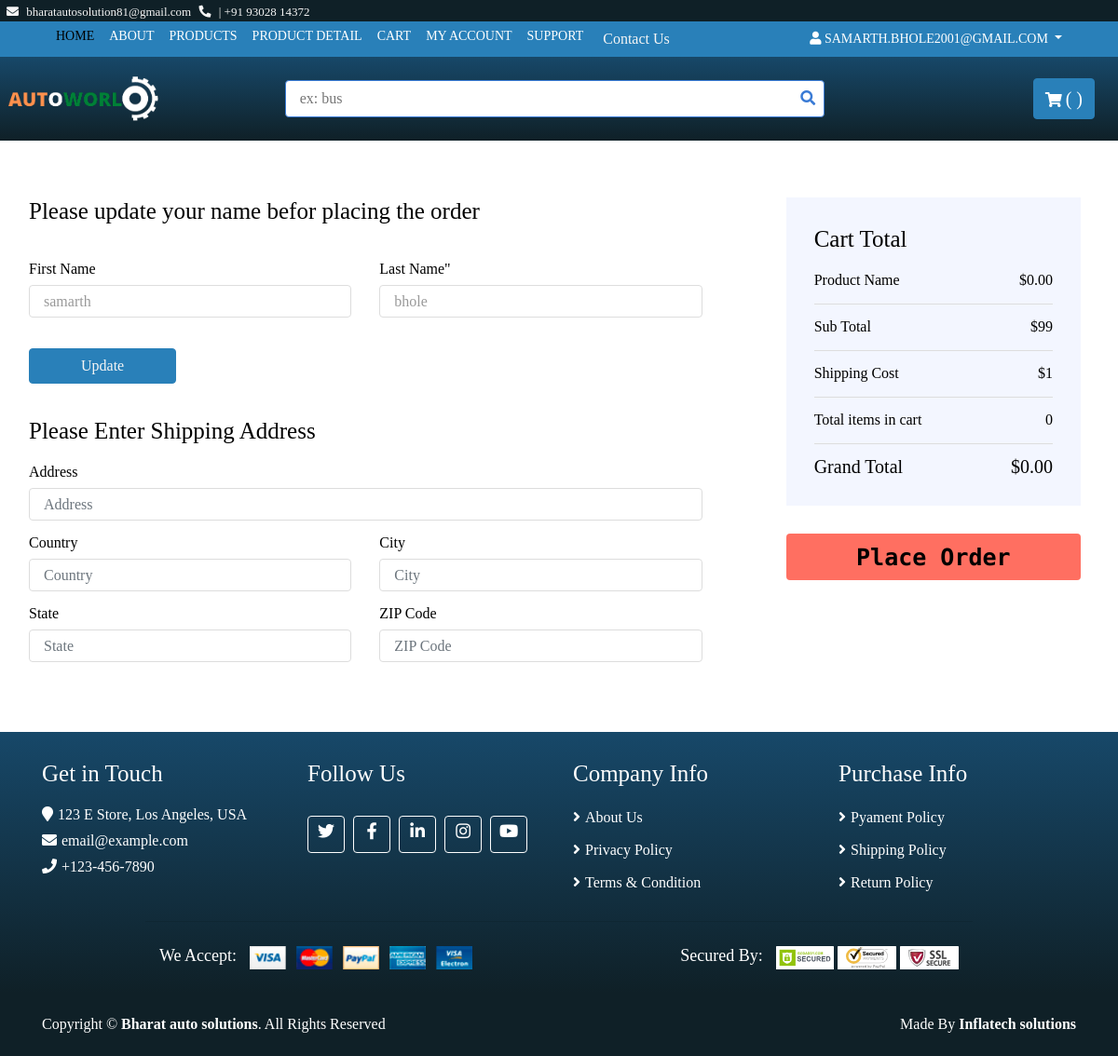
/cod/ (signed in), run on the app's committed database.
### base/models.py (models this page shows, shortened)
class User(AbstractUser):
    username=None
    email=models.EmailField(unique=True, null=False)
    phone_no=models.CharField(max_length=11, null=True)
    created_at=models.DateTimeField(auto_now_add=True)
    USERNAME_FIELD = 'email'
    objects=UserManager()
    REQUIRED_FIELDS=[]

class Customer(models.Model):
    user = models.OneToOneField(User, on_delete=models.CASCADE, null=True, blank=True)
    first_name=models.CharField(max_length=20, null=True)
    last_name=models.CharField(max_length=20, null=True)
    created_at=models.DateTimeField(auto_now_add=True)

class Order(models.Model):
    Customer=models.ForeignKey(Customer, on_delete=models.SET_NULL, blank=True, null=True)
    status=models.BooleanField(default=False, null=True , blank=False)
    payment_status=models.BooleanField(default=False, null=True , blank=False)
    cod=models.BooleanField(default=False, null=True , blank=False)
    price=models.FloatField(null=True)
    @property
    def get_cart_total(self):
        orderitems = self.order_item_set.all()
        total = sum([item.get_total for item in orderitems])
        return total
    @property
    def get_cart_items(self):
        orderitems = self.order_item_set.all()
        total = sum([item.quantity for item in orderitems])
        return total

### base/views.py (the view)
# urls.py: path('cod/', views.cod, name="cod"),
def cod(request):
    if request.user.is_authenticated:
        customers = request.user.customer
        order, created = Order.objects.get_or_create(Customer=customers, status=False)
        items = order.order_item_set.all()
        print(order.id)
    else:
        items =[]
        order ={'get_cart_total':0, 'get_cart_items':0}
    context={'customers':customers, 'items':items, 'order':order}
    return render(request, 'cod.html', context)

### templates/cod.html (shortened to what this page needs)
{% extends 'base.html' %}
{% block content %}
<div class="checkout">
    <div class="container-fluid">
        <div class="row">
            <div class="col-lg-8">
                <div class="checkout-inner">
                    <div class="billing-address">
                        <h2>Please update your name befor placing the order</h2><br>
                        <form method="post" action="{% url 'update_acc' %}">
                        <div class="row">
                            <div class="col-md-6">
                                <label>First Name</label>
                                <input class="form-control" type="text" value="{{customers.first_name}}" name="fname"
                                placeholder="{{customers.first_name}}">
                            </div>
                            <div class="col-md-6">
                                <label>Last Name"</label>
                                 <input class="form-control" type="text" value="{{customers.last_name}}" name="lname"
                                 placeholder="{{customers.last_name}}">
                            </div>
                        </div>
                        <br>
                        <div class="row">
                            <div class="col-md-3"><button  class="btn btn-primary btn-block"> Update </button>
                            </div>
                        </div>
                    </form>
                        <br><br>
                            <h2>Please Enter Shipping Address</h2>
                            <form method="post" action="{% url 'update_cod' %}">
                            <div class="row">
                            <div class="col-md-12">
                                <label>Address</label>
                                <input class="form-control" name="address" required type="text" placeholder="Address">
                            </div>
                            <div class="col-md-6">
                                <label>Country</label>
                                <input class="form-control" name="country" required type="text" placeholder="Country">
                            </div>
                            <div class="col-md-6">
                                <label>City</label>
                                <input class="form-control" name="city" required type="text" placeholder="City">
                            </div>
                            <div class="col-md-6">
                                <label>State</label>
                                <input class="form-control" name="state" required type="text" placeholder="State">
                            </div>
                            <div class="col-md-6">
                                <label>ZIP Code</label>
                                <input class="form-control" name="zipcode" required type="text" placeholder="ZIP Code">
                            </div>
                        </div>
                    </div>
                </div>
            </div>
            <div class="col-lg-4">
                <div class="checkout-inner">
                    <div class="checkout-summary">
                        <h1>Cart Total</h1>
                        <p>Product Name<span>${{order.get_cart_total|floatformat:2}}</span></p>
                        <p class="sub-total">Sub Total<span>$99</span></p>
                        <p class="ship-cost">Shipping Cost<span>$1</span></p>
                        <p class="ship-cost">Total items in cart<span>{{order.get_cart_items}}</span></p>
                        <h2>Grand Total<span>${{order.get_cart_total|floatformat:2}}</span></h2>
                    </div>
                    <div class="checkout-payment">
                        <div class="checkout-btn">
                            <button type="submit">Place Order</button>
                        </div>
                    </div>
                </div>
            </div>
        </div>
    </div>
</div>
{% endblock %}

### templates/nav.html (shortened to what this page needs)
{% load static %}
{% block content %}
<div class="top-bar">
    <div class="container-fluid">
        <div class="row">
            <div class="col-sm-6">
                <i class="fa fa-envelope"></i>
                bharatautosolution81@gmail.com
                <i class="fa fa-phone-alt"></i><span> | </span>
                +91 93028 14372
            </div>
            <div class="col-sm-6" id="google_translate_element">
            </div>
        </div>
    </div>
</div>
<div class="nav">
    <div class="container-fluid">
        <nav class="navbar navbar-expand-md  navbar-dark">
            <div class="collapse navbar-collapse justify-content-between" id="navbarCollapse">
                <div class="navbar-nav mr-auto">
                    <a href="{% url 'home' %}" class="nav-item nav-link active">Home</a>
                    <a href="{% url 'about' %}" class="nav-item nav-link ">About</a>
                    <a href="{% url 'products' %}" class="nav-item nav-link">Products</a>
                    <a href="product-detail.html" class="nav-item nav-link">Product Detail</a>
                    <a href="{% url 'cart' %}" class="nav-item nav-link">Cart</a>
                    <a href="{% url 'user_profile' %}" class="nav-item nav-link">My Account</a>
                    {% if  request.user.is_authenticated %}
                    <a href="{% url 'support' %}" class="nav-item nav-link ">Support</a>
                    {% endif %}
<button type="button" class="btn btn-primary" data-toggle="modal" data-target="#exampleModal">
    Contact Us
  </button>
                </div>
                <div class="navbar-nav ml-auto">
                    <div class="nav-item dropdown">
                        <a href="#" class="nav-link dropdown-toggle" data-toggle="dropdown"> <i class="fa fa-user" aria-hidden="true"></i>{% if request.user.is_authenticated %} {{user}} {% endif %} {% if not request.user.is_authenticated %} Guest{% endif %}</a>
                    </div>
                </div>
            </div>
        </nav>
    </div>
</div>
<div class="bottom-bar">
    <div class="container-fluid">
        <div class="row align-items-center">
            <div class="col-md-3">
                <div class="logo">
                    <a href="{% url 'home' %}">
                        <img src="{% static 'img/logo.png' %}" alt="Logo">
                    </a>
                </div>
            </div>
            <div class="col-md-6">
                <form method="GET" action="{% url 'products' %}">
                <div class="search">
                    <input name="q" type="text" value="" placeholder="ex: bus">
                    <button type="submit"><i class="fa fa-search"></i></button>
                </div>
                </form>
            </div>
            <div class="col-md-3">
                <div class="user">
                    <a href="{% url 'cart' %}" class="btn cart">
                        <i class="fa fa-shopping-cart"></i>
                        <span>( {{cartItems}} )</span>
                    </a>
                </div>
            </div>
        </div>
    </div>
</div>
{% endblock content %}

### static/styles/main.css (style rules this page uses)
body { color: rgb(0, 0, 0); font-family:'Times New Roman'; font-weight: 400; background: #ffffff; font-size: 16px; line-height: normal; }
a { color: #0f2027; }
h1 { font-family:'Times New Roman'; font-weight: 400; }
h2 { font-family:'Times New Roman'; font-weight: 400; }
@media (min-width: 992px) { .container-fluid { margin-top: 0px; padding-right: 10px; padding-left: 1px; } }
.form-control, .custom-select { width: 100%; height: 35px; padding: 0 15px; color: #999999; border: 1px solid #dddddd; margin-bottom: 15px }
.btn { color: whitesmoke; background: #2980B9; border: 1px solid #2980B9; }
.top-bar { padding: 2px 1px; padding-top: 5px; font-size: 13px; color: #F5F5F5; background: #0F2027; }
.top-bar i { margin-right: 5px; margin-left: 5px; }
.top-bar .col-sm-6:first-child { text-align: left; }
.top-bar .col-sm-6:last-child { text-align: right; }
.nav { position: relative; }
@media (min-width: 992px) { .nav .container-fluid { padding-left: 52px; padding-right: 52px; } }
.nav .navbar { height: 100%; padding: 0; }
@media (min-width: 768px) { .nav, .nav .navbar { background: #2980B9 !important; } }
@media (min-width: 768px) { .nav .navbar-dark a.nav-link { color: #ffffff; font-size: 14px; text-transform: uppercase; } }
@media (min-width: 768px) { .nav .navbar-dark a.nav-link:hover, .nav .navbar-dark a.nav-link.active { color: #000000; } }
.bottom-bar { padding: 15px 0; background-image: linear-gradient(to top ,#0F2027, #174869); margin-bottom: 1px; }
.bottom-bar .logo { text-align: left; overflow: hidden; }
.bottom-bar .logo a img { max-height: 60px; }
.bottom-bar .search { width: 100%; }
.bottom-bar .search input[type=text] { width: 100%; height: 40px; padding: 0 15px; color: #666666; border: 1px solid #3a7bd5; border-radius: 4px; }
.bottom-bar .search button { position: absolute; width: 40px; height: 38px; top: 1px; right: 16px; padding: 0 15px; border: none; background: none; color: #3a7bd5; border-radius: 0 2px 2px 0; }
.bottom-bar .user { font-size: 0; text-align: right; padding: inherit; }
.bottom-bar .user .cart i, .bottom-bar .user .wishlist i { color: white; }
.bottom-bar .user .cart span, .bottom-bar .user .wishlist span { color: white; font-size: 20px; }
@media (min-width: 768px) { .bottom-bar { max-height: 90px; } }
.checkout { position: relative; padding-top: 30px; }
.checkout .checkout-inner { margin-bottom: 30px; padding: 30px; background: #ffffff; }
.checkout .billing-address, .checkout .shipping-address { position: relative; width: 100%; }
.checkout .billing-address h2, .checkout .shipping-address h2 { font-size: 25px; margin-bottom: 20px; }
.checkout .checkout-summary, .checkout .checkout-payment { position: relative; width: 100%; }
.checkout .checkout-summary h1, .checkout .checkout-payment h1 { font-size: 25px; margin-bottom: 20px; }
.checkout .checkout-summary, .checkout .checkout-payment .payment-methods { padding: 30px; background: #f3f6ff; margin-bottom: 30px; }
.checkout .checkout-summary p.sub-total, .checkout .checkout-summary p.ship-cost { padding-top: 15px; border-top: 1px solid #dddddd; }
.checkout .checkout-summary p span, .checkout .checkout-summary h2 span { float: right; }
.checkout .checkout-summary h2 { font-size: 20px; padding-top: 12px; border-top: 1px solid #dddddd; margin: 0; }
.checkout .checkout-payment .checkout-btn button { width: 100%; height: 50px; padding: 2px 10px; font-family: 'Source Code Pro', monospace; font-weight: 700; font-size: 25px; text-align: center; color: #000000; background: #FF6F61; border: none; border-radius: 4px; transition: all .3s; }

### data on the page
User: email "SAMARTH.BHOLE2001@GMAIL.COM"
Customer: fname "samarth", lname "bhole"
Order: get_cart_total "0.00", get_cart_items "0"
